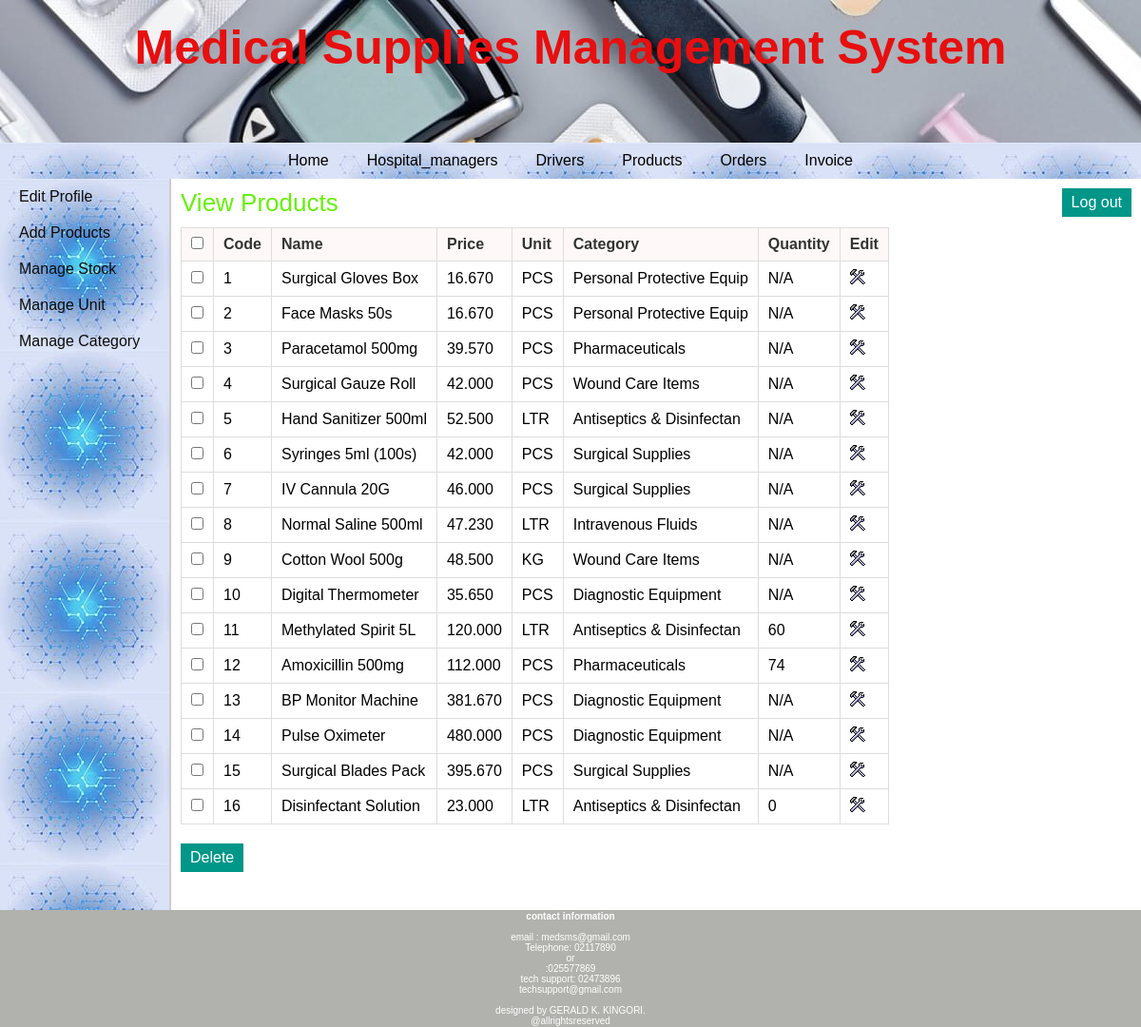
Page /manufacturer/view_products.php (signed in) on the committed database.
### tables this page shows
CREATE TABLE `products` (
  `pro_id` int(11) NOT NULL,
  `pro_name` varchar(25) NOT NULL,
  `pro_desc` text,
  `pro_price` decimal(10,3) NOT NULL,
  `unit` int(11) NOT NULL,
  `pro_cat` int(11) NOT NULL,
  `quantity` int(6) DEFAULT NULL
);

CREATE TABLE `unit` (
  `id` int(11) NOT NULL,
  `unit_name` varchar(20) NOT NULL,
  `unit_details` text
);

CREATE TABLE `categories` (
  `cat_id` int(11) NOT NULL,
  `cat_name` varchar(25) NOT NULL,
  `cat_details` text
);

### manufacturer/view_products.php (the view, shortened to what this page needs)
<?php
	include("../includes/config.php");
	if(isset($_SESSION['manufacturer_login'])) {
			$query_selectProducts = "SELECT * FROM products,categories,unit WHERE products.pro_cat=categories.cat_id AND products.unit=unit.id ORDER BY pro_id";
			$result_selectProducts = mysqli_query($con,$query_selectProducts);
		}
		else {
			header('Location:../index.php');
		}
?>
<!DOCTYPE html>
<html>
<head>
	<link rel="stylesheet" href="../includes/main_style.css" >
</head>
<body>
	<?php
		include("../includes/header.inc.php");
		include("../includes/nav_manufacturer.inc.php");
		include("../includes/aside_manufacturer.inc.php");
	?>
	<section>
		<h1>View Products</h1>
		<form action="" method="POST" class="form">
		<table class="table_displayData">
			<tr>
				<th> <input type="checkbox" onClick="toggle(this)" /> </th>
				<th> Code </th>
				<th> Name </th>
				<th> Price </th>
				<th> Unit </th>
				<th> Category </th>
				<th> Quantity </th>
				<th> Edit </th>
			</tr>
			<?php $i=1; while($row_selectProducts = mysqli_fetch_array($result_selectProducts)) { ?>
			<tr>
				<td> <input type="checkbox" name="chkId[]" value="<?php echo $row_selectProducts['pro_id']; ?>" /> </td>
				<td> <?php echo $row_selectProducts['pro_id']; ?> </td>
				<td> <?php echo $row_selectProducts['pro_name']; ?> </td>
				<td> <?php echo $row_selectProducts['pro_price']; ?> </td>
				<td> <?php echo $row_selectProducts['unit_name']; ?> </td>
				<td> <?php echo $row_selectProducts['cat_name']; ?> </td>
				<td> <?php if($row_selectProducts['quantity'] == NULL){ echo "N/A";} else {echo $row_selectProducts['quantity'];} ?> </td>
				<td> <a href="edit_product.php?id=<?php echo $row_selectProducts['pro_id']; ?>"><img src="../images/edit.png" alt="edit" /></a> </td>
			</tr>
			<?php $i++; } ?>
		</table>
		<input type="submit" value="Delete" class="submit_button"/>
		</form>
	</section>
	<?php
		include("../includes/footer.inc.php");
	?>
</body>
</html>

### includes/header.inc.php
<header> <h1>Medical Supplies Management System</h1> </header>

### includes/nav_manufacturer.inc.php
<nav>
	<a href="index.php">Home</a><a href="../manufacturer/view_retailer.php">Hospital_managers</a><a href="../manufacturer/view_distributor.php">Drivers</a><a href="../manufacturer/view_products.php">Products</a><a href="../manufacturer/view_orders.php">Orders</a><a href="../manufacturer/view_invoice.php">Invoice</a>
</nav>

### includes/aside_manufacturer.inc.php
<table class="table_mainWrapper">
<tr>
<td id="td_aside">
<aside>
	<a href="../manufacturer/edit_profile.php">Edit Profile</a><a href="../manufacturer/add_product.php">Add Products</a><a href="../manufacturer/manage_stock.php">Manage Stock</a><a href="../manufacturer/view_unit.php">Manage Unit</a><a href="../manufacturer/view_category.php">Manage Category</a>
</aside>
</td>
<td id="td_section">
<a href="../logout.php"><input type="button" value="Log out" class="submit_button" style="float:right;margin:10px;"/></a>

### includes/footer.inc.php
</td>
</tr>
</table>
<footer>
   <p><b>contact information</b></p>
   <br>
   <p>email : medsms@gmail.com</p>
   <p>Telephone: 02117890 <br>
                 or<br>
               :025577869</p>
   <p>tech support: 02473896</p>
   <p>techsupport@gmail.com</p>
   <br>
    <p><center>designed by GERALD K. KINGORI.</center></p>
    <p><center>     @allrightsreserved</center></p>
</footer>

### includes/main_style.css (style rules this page uses)
* { font-family: arial,sans-serif; margin:0px; padding:0px; }
body { width:auto; margin:auto; border:none; }
a { text-decoration:none; }
.submit_button { font-size:16px; margin-top:20px; margin-right:20px; padding:6px 10px; background-color:#009688; border:none; color:white; }
header { background-image: url("med_supplies.jpg"); shape-margin: circle; height:150px; margin:0px auto; }
header h1 { text-align:center; line-height:100px; color:rgb(231, 15, 15); font-size:50px; font-weight:italic; }
nav { margin:0px; text-align:center; background-image: url("med_login.jpg"); border-bottom:none; }
nav a { color:black; display:inline-block; padding:10px 20px; }
.table_mainWrapper { width:1200px; border-spacing:0px; }
#td_aside { background-image: url("med_login.jpg"); vertical-align:top; width:200px; border-right:2px solid #ccc; }
aside a { color:rgb(12, 12, 12); display:block; padding:10px 20px; }
#td_section { vertical-align:top; }
section { width:1000px; padding:10px; padding-bottom:40px; }
section h1 { margin-bottom:10px; font-weight:normal; color:rgb(101, 240, 9); font-size: 26px; }
table { border-collapse: collapse; }
.table_displayData td, .table_displayData th { border:1px solid #ddd; padding: 8px 10px; text-align: left; }
.table_displayData th { background-color:rgba(255, 248, 248, 0.897); color:#333; }
footer { clear:both; padding:1px; font-size:10px; background-color:#55584e75; color:white; text-align:center; }

### rows in the picture
products: pro_id "1", pro_name "Surgical Gloves Box", pro_price "16.670", unit.unit_name "PCS", pro_cat.cat_name "Personal Protective Equip", shows "N/A"
products: pro_id "2", pro_name "Face Masks 50s", pro_price "16.670", unit.unit_name "PCS", pro_cat.cat_name "Personal Protective Equip", shows "N/A"
products: pro_id "3", pro_name "Paracetamol 500mg", pro_price "39.570", unit.unit_name "PCS", pro_cat.cat_name "Pharmaceuticals", shows "N/A"
products: pro_id "4", pro_name "Surgical Gauze Roll", pro_price "42.000", unit.unit_name "PCS", pro_cat.cat_name "Wound Care Items", shows "N/A"
products: pro_id "5", pro_name "Hand Sanitizer 500ml", pro_price "52.500", unit.unit_name "LTR", pro_cat.cat_name "Antiseptics & Disinfectan", shows "N/A"
products: pro_id "6", pro_name "Syringes 5ml (100s)", pro_price "42.000", unit.unit_name "PCS", pro_cat.cat_name "Surgical Supplies", shows "N/A"
products: pro_id "7", pro_name "IV Cannula 20G", pro_price "46.000", unit.unit_name "PCS", pro_cat.cat_name "Surgical Supplies", shows "N/A"
products: pro_id "8", pro_name "Normal Saline 500ml", pro_price "47.230", unit.unit_name "LTR", pro_cat.cat_name "Intravenous Fluids", shows "N/A"
products: pro_id "9", pro_name "Cotton Wool 500g", pro_price "48.500", unit.unit_name "KG", pro_cat.cat_name "Wound Care Items", shows "N/A"
products: pro_id "10", pro_name "Digital Thermometer", pro_price "35.650", unit.unit_name "PCS", pro_cat.cat_name "Diagnostic Equipment", shows "N/A"
products: pro_id "11", pro_name "Methylated Spirit 5L", pro_price "120.000", unit.unit_name "LTR", pro_cat.cat_name "Antiseptics & Disinfectan", quantity "60"
products: pro_id "12", pro_name "Amoxicillin 500mg", pro_price "112.000", unit.unit_name "PCS", pro_cat.cat_name "Pharmaceuticals", quantity "74"
products: pro_id "13", pro_name "BP Monitor Machine", pro_price "381.670", unit.unit_name "PCS", pro_cat.cat_name "Diagnostic Equipment", shows "N/A"
products: pro_id "14", pro_name "Pulse Oximeter", pro_price "480.000", unit.unit_name "PCS", pro_cat.cat_name "Diagnostic Equipment", shows "N/A"
products: pro_id "15", pro_name "Surgical Blades Pack", pro_price "395.670", unit.unit_name "PCS", pro_cat.cat_name "Surgical Supplies", shows "N/A"
products: pro_id "16", pro_name "Disinfectant Solution", pro_price "23.000", unit.unit_name "LTR", pro_cat.cat_name "Antiseptics & Disinfectan", quantity "0"
